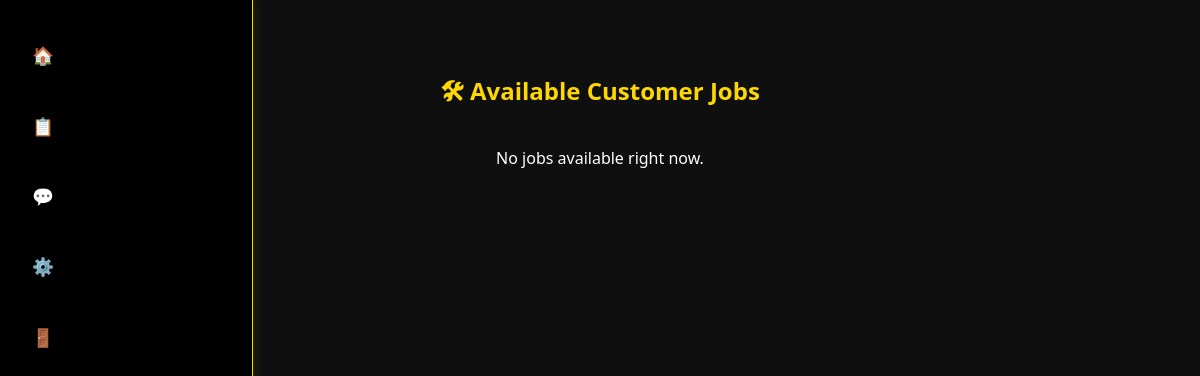
Before: /engineer/jobs/ (signed in) with the older database file.
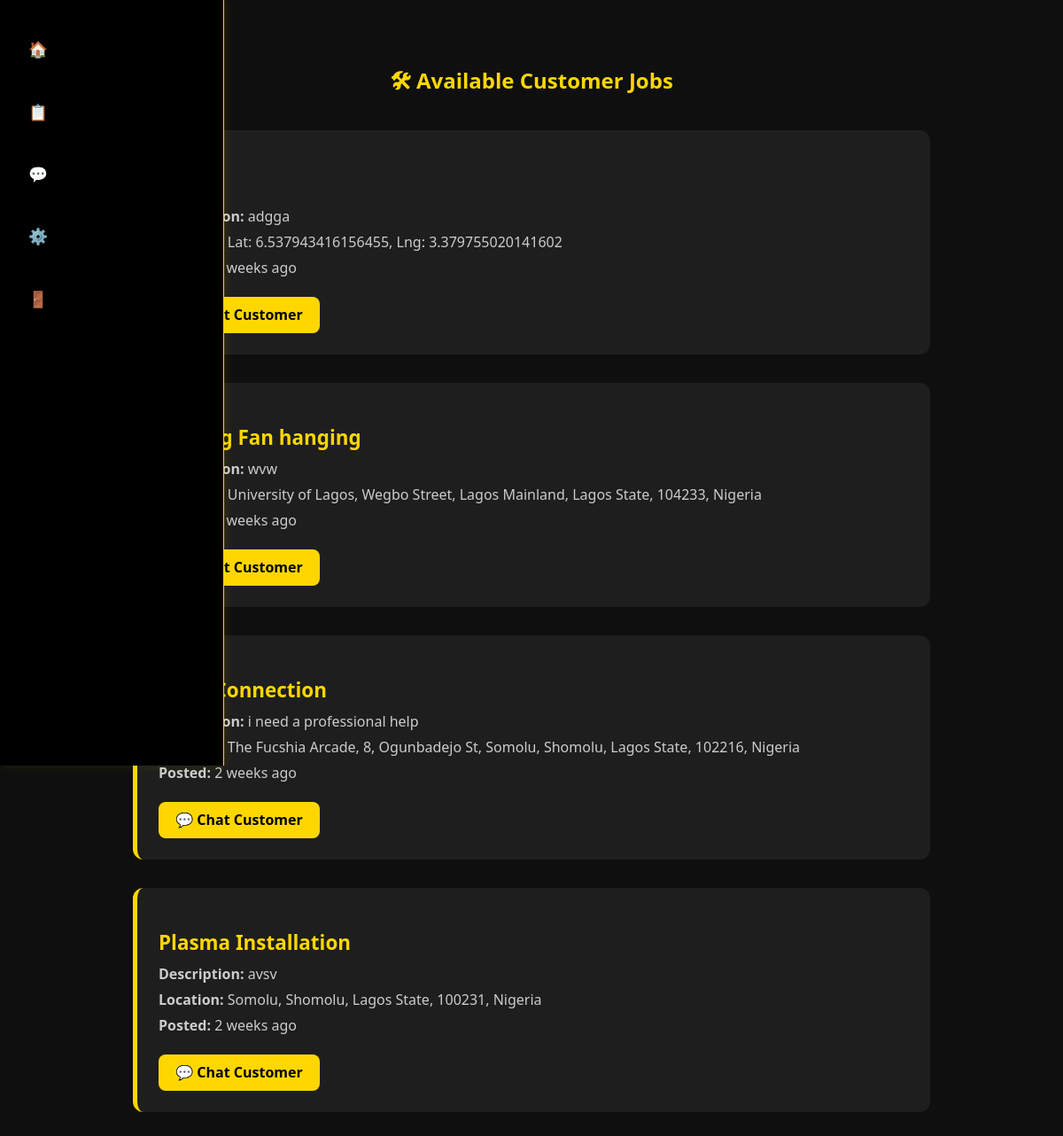
After: the same page with the newer database file.
### myapp/models.py (models this page shows, shortened)
class Job(models.Model):
    customer = models.ForeignKey(User, on_delete=models.CASCADE, related_name='jobs')
    job_title = models.CharField(max_length=255,default="Untitled Job")
    description = models.TextField()
    location_name = models.CharField(max_length=255, blank=True, null=True)
    latitude = models.FloatField()
    longitude = models.FloatField()
    created_at = models.DateTimeField(auto_now_add=True)
    status = models.BooleanField(default=True)

### myapp/views.py (the view)
# urls.py: path('engineer/jobs/', views.engineer_job_list, name='engineer_job_list'),
@login_required
def engineer_job_list(request):
    jobs = Job.objects.filter(status=True).order_by('-created_at')
    context = {'jobs': jobs}
    return render(request, 'engineer_job_list.html', context)

### myapp/templates/engineer_job_list.html (shortened to what this page needs)
{% load static %}
{% load humanize %}
<!DOCTYPE html>Settings
<html>
<head>
</head>
<body>
  <div class="container">
    <h2>🛠 Available Customer Jobs</h2>
    {% for job in jobs %}
      <div class="job-card">
        <h3>{{ job.job_title }}</h3>
        <p><strong>Description:</strong> {{ job.description|truncatechars:150 }}</p>
        <p><strong>Location:</strong> {{ job.location_name }}</p>
        <p><strong>Posted:</strong> {{ job.created_at|naturaltime }}</p>
        <a href="{% url 'start_chat_with_customer' job.customer.id %}" class="chat-btn">💬 Chat Customer</a>
      </div>
    {% empty %}
      <p style="text-align:center;">No jobs available right now.</p>
    {% endfor %}
  </div>
  <br><br>
  {% include 'partials/engineer_tabs.html' %}
</body>
</html>

Changed rows visible on the page:
added Job: description "adgga", location_name "Lat: 6.537943416156455, Lng: 3.379755020141602", created_at "2 weeks ago"
added Job: job_title "Ceilling Fan hanging", description "wvw", location_name "University of Lagos, Wegbo Street, Lagos Mainland, Lagos State, 104233, Nigeria", created_at "2 weeks ago"
added Job: job_title "Solar Connection", description "i need a professional help", location_name "The Fucshia Arcade, 8, Ogunbadejo St, Somolu, Shomolu, Lagos State, 102216, Nigeria", created_at "2 weeks ago"
added Job: job_title "Plasma Installation", description "avsv", location_name "Somolu, Shomolu, Lagos State, 100231, Nigeria", created_at "2 weeks ago"
Other visible differences:
text no longer shown: "No jobs available right now."
